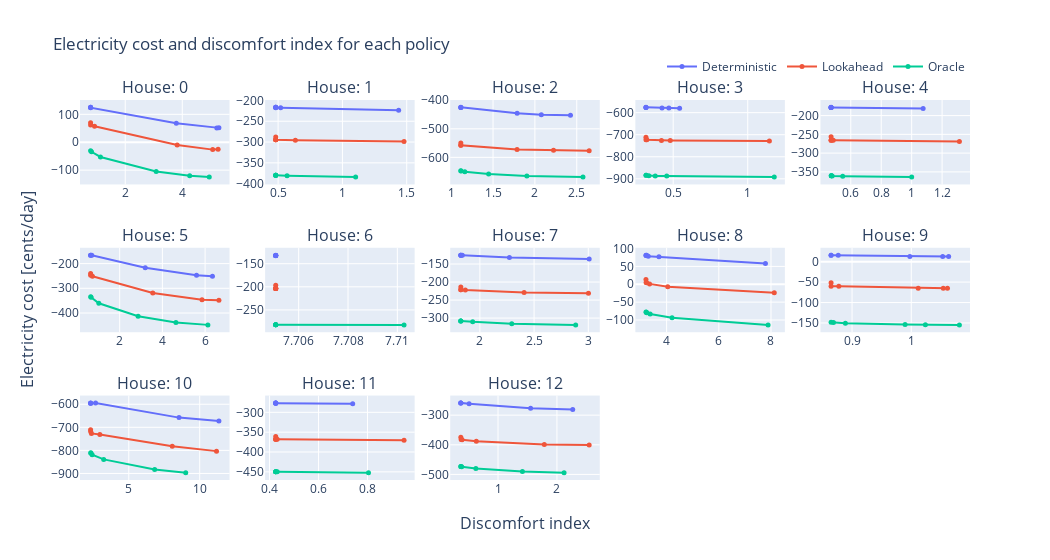

Source (notebook cell):
### Code cell
fig = make_subplots(rows=3, cols=5, subplot_titles=['House: {}'.format(i) for i in range(len(results_mean.instance.unique()))],
                    x_title="Discomfort index", y_title="Electricity cost [cents/day]")

i=0
colors = px.colors.qualitative.Plotly
color_map = {p: colors[i] for i,p in enumerate(results_mean.policy.unique())}
for row in range(1,4):
    for col in range(1,6):
        
        if i > 12:
            continue
        
        data = results_mean[results_mean.instance==i].drop(columns=['instance'])
        
        for p in data.policy.unique():

            if p == 'Real':
                continue
                #pass
            data2 = data[data.policy == p]
            
            fig.add_trace(
                go.Scatter(x=data2['discomfort index'], y=data2['electricity cost'], legendgroup=p, name=p, line_color=color_map[p], showlegend= not i, line_width=2, marker_size=5),
                row=row, col=col
            )
       
        i += 1

fig.update_layout(height=800*0.7, width=1500*0.7,title_text="Electricity cost and discomfort index for each policy")
fig.update_layout(legend=dict(
        orientation="h",
        yanchor="bottom",
        y=1.05,
        xanchor="right",
        x=1
    ))
fig.for_each_xaxis(lambda axis: axis.title.update(font=dict(size=12)))
fig.for_each_yaxis(lambda axis: axis.title.update(font=dict(size=12)))
fig.show()
fig.write_image("../Soportes documento/Graficas ppt/objectives_thetas.png", scale=2, height = 700, width=1300)
fig.write_image("../Soportes documento/Graficas documento/both_objectives.png", scale=2, height=800*0.7, width=1500*0.7)

### Figure 1 — Plotly figure (JSON) as saved in the notebook; plotly's stock layout.template omitted (floating-point values rounded to 4 significant figures)
{"data": [{"legendgroup": "Deterministic", "line": {"color": "#636EFA", "width": 2}, "marker": {"size": 5}, "name": "Deterministic", "showlegend": true, "type": "scatter", "x": [0.7857, 0.7857, 0.7857, 3.791, 5.211, 5.285], "xaxis": "x", "y": [125.1, 125.0, 123.6, 68.2, 50.86, 51.51], "yaxis": "y"}, {"legendgroup": "Lookahead", "line": {"color": "#EF553B", "width": 2}, "marker": {"size": 5}, "name": "Lookahead", "showlegend": true, "type": "scatter", "x": [0.7857, 0.7857, 0.924, 3.821, 5.066, 5.257], "xaxis": "x", "y": [69.72, 62.07, 57.65, -9.534, -26.4, -25.37], "yaxis": "y"}, {"legendgroup": "Oracle", "line": {"color": "#00CC96", "width": 2}, "marker": {"size": 5}, "name": "Oracle", "showlegend": true, "type": "scatter", "x": [0.7857, 0.818, 1.131, 3.085, 4.261, 4.946], "xaxis": "x", "y": [-30.68, -34.15, -52.77, -104.9, -120.0, -124.9], "yaxis": "y"}, {"legendgroup": "Deterministic", "line": {"color": "#636EFA", "width": 2}, "marker": {"size": 5}, "name": "Deterministic", "showlegend": false, "type": "scatter", "x": [0.4815, 0.4815, 0.4815, 0.4815, 0.5197, 1.437], "xaxis": "x2", "y": [-216.5, -216.5, -216.5, -217.4, -217.6, -223.7], "yaxis": "y2"}, {"legendgroup": "Lookahead", "line": {"color": "#EF553B", "width": 2}, "marker": {"size": 5}, "name": "Lookahead", "showlegend": false, "type": "scatter", "x": [0.4815, 0.4815, 0.4815, 0.4815, 0.6344, 1.479], "xaxis": "x2", "y": [-287.9, -294.5, -294.5, -294.5, -295.6, -298.9], "yaxis": "y2"}, {"legendgroup": "Oracle", "line": {"color": "#00CC96", "width": 2}, "marker": {"size": 5}, "name": "Oracle", "showlegend": false, "type": "scatter", "x": [0.4815, 0.4815, 0.4815, 0.4815, 0.5699, 1.103], "xaxis": "x2", "y": [-379.9, -379.9, -379.9, -379.9, -380.9, -384.2], "yaxis": "y2"}, {"legendgroup": "Deterministic", "line": {"color": "#636EFA", "width": 2}, "marker": {"size": 5}, "name": "Deterministic", "showlegend": false, "type": "scatter", "x": [1.115, 1.115, 1.115, 1.788, 2.077, 2.425], "xaxis": "x3", "y": [-424.8, -425.2, -425.0, -445.6, -450.7, -452.2], "yaxis": "y3"}, {"legendgroup": "Lookahead", "line": {"color": "#EF553B", "width": 2}, "marker": {"size": 5}, "name": "Lookahead", "showlegend": false, "type": "scatter", "x": [1.115, 1.115, 1.115, 1.787, 2.223, 2.648], "xaxis": "x3", "y": [-549.8, -557.4, -557.4, -572.7, -575.5, -577.1], "yaxis": "y3"}, {"legendgroup": "Oracle", "line": {"color": "#00CC96", "width": 2}, "marker": {"size": 5}, "name": "Oracle", "showlegend": false, "type": "scatter", "x": [1.115, 1.117, 1.163, 1.447, 1.904, 2.574], "xaxis": "x3", "y": [-647.1, -647.4, -650.5, -658.5, -665.2, -669.1], "yaxis": "y3"}, {"legendgroup": "Deterministic", "line": {"color": "#636EFA", "width": 2}, "marker": {"size": 5}, "name": "Deterministic", "showlegend": false, "type": "scatter", "x": [0.3175, 0.3175, 0.3175, 0.425, 0.4711, 0.543], "xaxis": "x4", "y": [-575.9, -576.2, -576.2, -579.2, -579.4, -579.9], "yaxis": "y4"}, {"legendgroup": "Lookahead", "line": {"color": "#EF553B", "width": 2}, "marker": {"size": 5}, "name": "Lookahead", "showlegend": false, "type": "scatter", "x": [0.3175, 0.3175, 0.3233, 0.4214, 0.4803, 1.145], "xaxis": "x4", "y": [-711.4, -722.6, -722.9, -725.7, -725.8, -728.8], "yaxis": "y4"}, {"legendgroup": "Oracle", "line": {"color": "#00CC96", "width": 2}, "marker": {"size": 5}, "name": "Oracle", "showlegend": false, "type": "scatter", "x": [0.318, 0.318, 0.3367, 0.3799, 0.4567, 1.178], "xaxis": "x4", "y": [-884.3, -884.3, -885.7, -886.9, -887.8, -892.3], "yaxis": "y4"}, {"legendgroup": "Deterministic", "line": {"color": "#636EFA", "width": 2}, "marker": {"size": 5}, "name": "Deterministic", "showlegend": false, "type": "scatter", "x": [0.4706, 0.4706, 0.4706, 0.4706, 0.4706, 1.075], "xaxis": "x5", "y": [-178.1, -178.1, -178.3, -178.5, -178.5, -181.3], "yaxis": "y5"}, {"legendgroup": "Lookahead", "line": {"color": "#EF553B", "width": 2}, "marker": {"size": 5}, "name": "Lookahead", "showlegend": false, "type": "scatter", "x": [0.4706, 0.4706, 0.4706, 0.4766, 0.4848, 1.314], "xaxis": "x5", "y": [-256.7, -265.4, -265.4, -265.4, -265.5, -268.8], "yaxis": "y5"}, {"legendgroup": "Oracle", "line": {"color": "#00CC96", "width": 2}, "marker": {"size": 5}, "name": "Oracle", "showlegend": false, "type": "scatter", "x": [0.4713, 0.4721, 0.473, 0.4778, 0.5468, 1.0], "xaxis": "x5", "y": [-360.4, -360.5, -360.5, -360.7, -361.5, -363.9], "yaxis": "y5"}, {"legendgroup": "Deterministic", "line": {"color": "#636EFA", "width": 2}, "marker": {"size": 5}, "name": "Deterministic", "showlegend": false, "type": "scatter", "x": [0.639, 0.639, 0.6936, 3.198, 5.599, 6.344], "xaxis": "x6", "y": [-165.9, -165.7, -166.3, -216.9, -247.3, -251.4], "yaxis": "y6"}, {"legendgroup": "Lookahead", "line": {"color": "#EF553B", "width": 2}, "marker": {"size": 5}, "name": "Lookahead", "showlegend": false, "type": "scatter", "x": [0.6403, 0.6415, 0.7251, 3.552, 5.856, 6.647], "xaxis": "x6", "y": [-240.5, -247.2, -251.0, -319.3, -346.8, -348.5], "yaxis": "y6"}, {"legendgroup": "Oracle", "line": {"color": "#00CC96", "width": 2}, "marker": {"size": 5}, "name": "Oracle", "showlegend": false, "type": "scatter", "x": [0.6439, 0.6619, 1.025, 2.864, 4.633, 6.131], "xaxis": "x6", "y": [-334.0, -336.4, -360.5, -413.1, -438.3, -448.1], "yaxis": "y6"}, {"legendgroup": "Deterministic", "line": {"color": "#636EFA", "width": 2}, "marker": {"size": 5}, "name": "Deterministic", "showlegend": false, "type": "scatter", "x": [7.705, 7.705, 7.705, 7.705, 7.705, 7.705], "xaxis": "x7", "y": [-132.4, -132.3, -131.4, -132.0, -132.0, -132.6], "yaxis": "y7"}, {"legendgroup": "Lookahead", "line": {"color": "#EF553B", "width": 2}, "marker": {"size": 5}, "name": "Lookahead", "showlegend": false, "type": "scatter", "x": [7.705, 7.705, 7.705, 7.705, 7.705, 7.705], "xaxis": "x7", "y": [-196.5, -203.8, -203.8, -203.8, -203.8, -203.8], "yaxis": "y7"}, {"legendgroup": "Oracle", "line": {"color": "#00CC96", "width": 2}, "marker": {"size": 5}, "name": "Oracle", "showlegend": false, "type": "scatter", "x": [7.705, 7.705, 7.705, 7.705, 7.705, 7.71], "xaxis": "x7", "y": [-282.4, -282.4, -282.4, -282.4, -282.4, -282.4], "yaxis": "y7"}, {"legendgroup": "Deterministic", "line": {"color": "#636EFA", "width": 2}, "marker": {"size": 5}, "name": "Deterministic", "showlegend": false, "type": "scatter", "x": [1.825, 1.825, 1.825, 1.838, 2.273, 3.008], "xaxis": "x8", "y": [-125.6, -125.3, -125.8, -125.5, -132.1, -136.3], "yaxis": "y8"}, {"legendgroup": "Lookahead", "line": {"color": "#EF553B", "width": 2}, "marker": {"size": 5}, "name": "Lookahead", "showlegend": false, "type": "scatter", "x": [1.825, 1.825, 1.825, 1.866, 2.408, 3.002], "xaxis": "x8", "y": [-213.7, -221.1, -221.0, -221.8, -228.7, -230.8], "yaxis": "y8"}, {"legendgroup": "Oracle", "line": {"color": "#00CC96", "width": 2}, "marker": {"size": 5}, "name": "Oracle", "showlegend": false, "type": "scatter", "x": [1.825, 1.825, 1.825, 1.934, 2.294, 2.884], "xaxis": "x8", "y": [-307.7, -307.7, -307.7, -310.3, -315.3, -318.8], "yaxis": "y8"}, {"legendgroup": "Deterministic", "line": {"color": "#636EFA", "width": 2}, "marker": {"size": 5}, "name": "Deterministic", "showlegend": false, "type": "scatter", "x": [3.209, 3.212, 3.233, 3.297, 3.707, 7.787], "xaxis": "x9", "y": [81.01, 80.77, 81.64, 78.77, 76.98, 57.92], "yaxis": "y9"}, {"legendgroup": "Lookahead", "line": {"color": "#EF553B", "width": 2}, "marker": {"size": 5}, "name": "Lookahead", "showlegend": false, "type": "scatter", "x": [3.209, 3.214, 3.236, 3.347, 4.044, 8.126], "xaxis": "x9", "y": [13.13, 5.082, 4.35, 1.054, -7.206, -23.93], "yaxis": "y9"}, {"legendgroup": "Oracle", "line": {"color": "#00CC96", "width": 2}, "marker": {"size": 5}, "name": "Oracle", "showlegend": false, "type": "scatter", "x": [3.212, 3.218, 3.242, 3.369, 4.208, 7.889], "xaxis": "x9", "y": [-77.41, -78.29, -79.77, -83.15, -93.61, -113.7], "yaxis": "y9"}, {"legendgroup": "Deterministic", "line": {"color": "#636EFA", "width": 2}, "marker": {"size": 5}, "name": "Deterministic", "showlegend": false, "type": "scatter", "x": [0.8646, 0.8646, 0.8767, 0.9976, 1.053, 1.063], "xaxis": "x10", "y": [16.04, 16.02, 15.9, 12.8, 12.46, 12.58], "yaxis": "y10"}, {"legendgroup": "Lookahead", "line": {"color": "#EF553B", "width": 2}, "marker": {"size": 5}, "name": "Lookahead", "showlegend": false, "type": "scatter", "x": [0.8646, 0.8646, 0.8777, 1.012, 1.054, 1.061], "xaxis": "x10", "y": [-51.78, -60.05, -60.33, -64.85, -65.21, -65.26], "yaxis": "y10"}, {"legendgroup": "Oracle", "line": {"color": "#00CC96", "width": 2}, "marker": {"size": 5}, "name": "Oracle", "showlegend": false, "type": "scatter", "x": [0.8646, 0.8686, 0.8888, 0.9896, 1.024, 1.081], "xaxis": "x10", "y": [-148.5, -149.1, -150.7, -153.9, -154.4, -154.7], "yaxis": "y10"}, {"legendgroup": "Deterministic", "line": {"color": "#636EFA", "width": 2}, "marker": {"size": 5}, "name": "Deterministic", "showlegend": false, "type": "scatter", "x": [2.308, 2.308, 2.314, 2.66, 8.542, 11.36], "xaxis": "x11", "y": [-594.8, -595.3, -595.3, -594.1, -657.9, -673.1], "yaxis": "y11"}, {"legendgroup": "Lookahead", "line": {"color": "#EF553B", "width": 2}, "marker": {"size": 5}, "name": "Lookahead", "showlegend": false, "type": "scatter", "x": [2.308, 2.314, 2.367, 2.961, 8.066, 11.18], "xaxis": "x11", "y": [-710.2, -718.2, -726.2, -730.6, -782.2, -803.1], "yaxis": "y11"}, {"legendgroup": "Oracle", "line": {"color": "#00CC96", "width": 2}, "marker": {"size": 5}, "name": "Oracle", "showlegend": false, "type": "scatter", "x": [2.319, 2.33, 2.416, 3.232, 6.826, 9.016], "xaxis": "x11", "y": [-810.6, -812.5, -819.0, -839.0, -883.1, -896.5], "yaxis": "y11"}, {"legendgroup": "Deterministic", "line": {"color": "#636EFA", "width": 2}, "marker": {"size": 5}, "name": "Deterministic", "showlegend": false, "type": "scatter", "x": [0.425, 0.425, 0.425, 0.425, 0.425, 0.7395], "xaxis": "x12", "y": [-276.3, -276.2, -276.2, -277.1, -277.1, -278.6], "yaxis": "y12"}, {"legendgroup": "Lookahead", "line": {"color": "#EF553B", "width": 2}, "marker": {"size": 5}, "name": "Lookahead", "showlegend": false, "type": "scatter", "x": [0.425, 0.425, 0.425, 0.425, 0.431, 0.9492], "xaxis": "x12", "y": [-360.6, -368.0, -368.0, -368.0, -368.1, -370.1], "yaxis": "y12"}, {"legendgroup": "Oracle", "line": {"color": "#00CC96", "width": 2}, "marker": {"size": 5}, "name": "Oracle", "showlegend": false, "type": "scatter", "x": [0.425, 0.425, 0.425, 0.425, 0.431, 0.804], "xaxis": "x12", "y": [-449.8, -449.8, -449.8, -449.8, -449.9, -452.0], "yaxis": "y12"}, {"legendgroup": "Deterministic", "line": {"color": "#636EFA", "width": 2}, "marker": {"size": 5}, "name": "Deterministic", "showlegend": false, "type": "scatter", "x": [0.3692, 0.3692, 0.3692, 0.5096, 1.553, 2.268], "xaxis": "x13", "y": [-259.2, -259.0, -258.6, -261.8, -277.0, -280.7], "yaxis": "y13"}, {"legendgroup": "Lookahead", "line": {"color": "#EF553B", "width": 2}, "marker": {"size": 5}, "name": "Lookahead", "showlegend": false, "type": "scatter", "x": [0.3692, 0.3741, 0.3902, 0.6321, 1.785, 2.547], "xaxis": "x13", "y": [-374.4, -382.3, -383.2, -388.1, -398.8, -400.9], "yaxis": "y13"}, {"legendgroup": "Oracle", "line": {"color": "#00CC96", "width": 2}, "marker": {"size": 5}, "name": "Oracle", "showlegend": false, "type": "scatter", "x": [0.3692, 0.3692, 0.3837, 0.6241, 1.414, 2.121], "xaxis": "x13", "y": [-473.4, -473.4, -474.5, -479.8, -489.9, -494.1], "yaxis": "y13"}], "layout": {"annotations": [{"font": {"size": 16}, "showarrow": false, "text": "House: 0", "x": 0.084, "xanchor": "center", "xref": "paper", "y": 1, "yanchor": "bottom", "yref": "paper"}, {"font": {"size": 16}, "showarrow": false, "text": "House: 1", "x": 0.292, "xanchor": "center", "xref": "paper", "y": 1, "yanchor": "bottom", "yref": "paper"}, {"font": {"size": 16}, "showarrow": false, "text": "House: 2", "x": 0.5, "xanchor": "center", "xref": "paper", "y": 1, "yanchor": "bottom", "yref": "paper"}, {"font": {"size": 16}, "showarrow": false, "text": "House: 3", "x": 0.708, "xanchor": "center", "xref": "paper", "y": 1, "yanchor": "bottom", "yref": "paper"}, {"font": {"size": 16}, "showarrow": false, "text": "House: 4", "x": 0.916, "xanchor": "center", "xref": "paper", "y": 1, "yanchor": "bottom", "yref": "paper"}, {"font": {"size": 16}, "showarrow": false, "text": "House: 5", "x": 0.084, "xanchor": "center", "xref": "paper", "y": 0.6111, "yanchor": "bottom", "yref": "paper"}, {"font": {"size": 16}, "showarrow": false, "text": "House: 6", "x": 0.292, "xanchor": "center", "xref": "paper", "y": 0.6111, "yanchor": "bottom", "yref": "paper"}, {"font": {"size": 16}, "showarrow": false, "text": "House: 7", "x": 0.5, "xanchor": "center", "xref": "paper", "y": 0.6111, "yanchor": "bottom", "yref": "paper"}, {"font": {"size": 16}, "showarrow": false, "text": "House: 8", "x": 0.708, "xanchor": "center", "xref": "paper", "y": 0.6111, "yanchor": "bottom", "yref": "paper"}, {"font": {"size": 16}, "showarrow": false, "text": "House: 9", "x": 0.916, "xanchor": "center", "xref": "paper", "y": 0.6111, "yanchor": "bottom", "yref": "paper"}, {"font": {"size": 16}, "showarrow": false, "text": "House: 10", "x": 0.084, "xanchor": "center", "xref": "paper", "y": 0.2222, "yanchor": "bottom", "yref": "paper"}, {"font": {"size": 16}, "showarrow": false, "text": "House: 11", "x": 0.292, "xanchor": "center", "xref": "paper", "y": 0.2222, "yanchor": "bottom", "yref": "paper"}, {"font": {"size": 16}, "showarrow": false, "text": "House: 12", "x": 0.5, "xanchor": "center", "xref": "paper", "y": 0.2222, "yanchor": "bottom", "yref": "paper"}, {"font": {"size": 16}, "showarrow": false, "text": "Discomfort index", "x": 0.5, "xanchor": "center", "xref": "paper", "y": 0, "yanchor": "top", "yref": "paper", "yshift": -30}, {"font": {"size": 16}, "showarrow": false, "text": "Electricity cost [cents/day]", "textangle": -90, "x": 0, "xanchor": "right", "xref": "paper", "xshift": -40, "y": 0.5, "yanchor": "middle", "yref": "paper"}], "height": 560, "legend": {"orientation": "h", "x": 1, "xanchor": "right", "y": 1.05, "yanchor": "bottom"}, "title": {"text": "Electricity cost and discomfort index for each policy"}, "width": 1050, "xaxis": {"anchor": "y", "domain": [0, 0.168], "title": {"font": {"size": 12}}}, "xaxis10": {"anchor": "y10", "domain": [0.832, 1], "title": {"font": {"size": 12}}}, "xaxis11": {"anchor": "y11", "domain": [0, 0.168], "title": {"font": {"size": 12}}}, "xaxis12": {"anchor": "y12", "domain": [0.208, 0.376], "title": {"font": {"size": 12}}}, "xaxis13": {"anchor": "y13", "domain": [0.416, 0.584], "title": {"font": {"size": 12}}}, "xaxis14": {"anchor": "y14", "domain": [0.624, 0.792], "title": {"font": {"size": 12}}}, "xaxis15": {"anchor": "y15", "domain": [0.832, 1], "title": {"font": {"size": 12}}}, "xaxis2": {"anchor": "y2", "domain": [0.208, 0.376], "title": {"font": {"size": 12}}}, "xaxis3": {"anchor": "y3", "domain": [0.416, 0.584], "title": {"font": {"size": 12}}}, "xaxis4": {"anchor": "y4", "domain": [0.624, 0.792], "title": {"font": {"size": 12}}}, "xaxis5": {"anchor": "y5", "domain": [0.832, 1], "title": {"font": {"size": 12}}}, "xaxis6": {"anchor": "y6", "domain": [0, 0.168], "title": {"font": {"size": 12}}}, "xaxis7": {"anchor": "y7", "domain": [0.208, 0.376], "title": {"font": {"size": 12}}}, "xaxis8": {"anchor": "y8", "domain": [0.416, 0.584], "title": {"font": {"size": 12}}}, "xaxis9": {"anchor": "y9", "domain": [0.624, 0.792], "title": {"font": {"size": 12}}}, "yaxis": {"anchor": "x", "domain": [0.7778, 1], "title": {"font": {"size": 12}}}, "yaxis10": {"anchor": "x10", "domain": [0.3889, 0.6111], "title": {"font": {"size": 12}}}, "yaxis11": {"anchor": "x11", "domain": [0, 0.2222], "title": {"font": {"size": 12}}}, "yaxis12": {"anchor": "x12", "domain": [0, 0.2222], "title": {"font": {"size": 12}}}, "yaxis13": {"anchor": "x13", "domain": [0, 0.2222], "title": {"font": {"size": 12}}}, "yaxis14": {"anchor": "x14", "domain": [0, 0.2222], "title": {"font": {"size": 12}}}, "yaxis15": {"anchor": "x15", "domain": [0, 0.2222], "title": {"font": {"size": 12}}}, "yaxis2": {"anchor": "x2", "domain": [0.7778, 1], "title": {"font": {"size": 12}}}, "yaxis3": {"anchor": "x3", "domain": [0.7778, 1], "title": {"font": {"size": 12}}}, "yaxis4": {"anchor": "x4", "domain": [0.7778, 1], "title": {"font": {"size": 12}}}, "yaxis5": {"anchor": "x5", "domain": [0.7778, 1], "title": {"font": {"size": 12}}}, "yaxis6": {"anchor": "x6", "domain": [0.3889, 0.6111], "title": {"font": {"size": 12}}}, "yaxis7": {"anchor": "x7", "domain": [0.3889, 0.6111], "title": {"font": {"size": 12}}}, "yaxis8": {"anchor": "x8", "domain": [0.3889, 0.6111], "title": {"font": {"size": 12}}}, "yaxis9": {"anchor": "x9", "domain": [0.3889, 0.6111], "title": {"font": {"size": 12}}}}}
